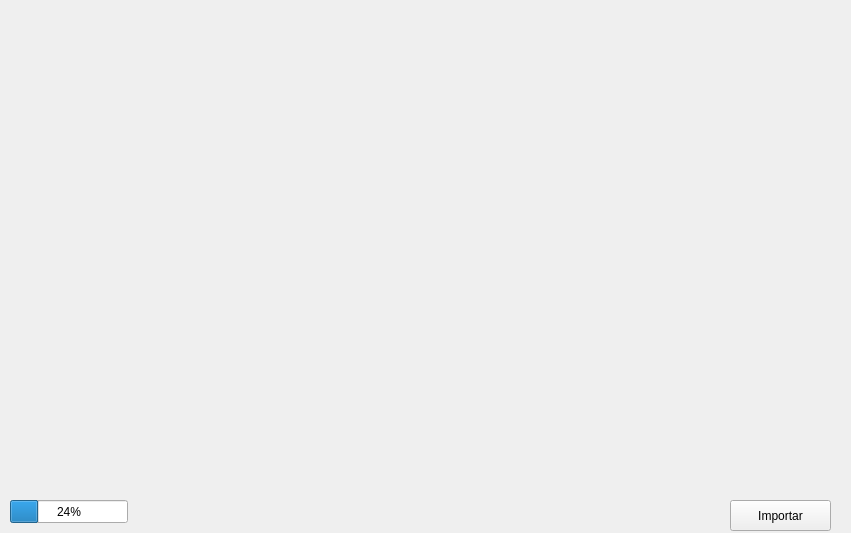
<?xml version="1.0" encoding="UTF-8"?>
<ui version="4.0">
 <class>MainWindow</class>
 <widget class="QMainWindow" name="MainWindow">
  <property name="geometry">
   <rect>
    <x>0</x>
    <y>0</y>
    <width>851</width>
    <height>533</height>
   </rect>
  </property>
  <property name="windowTitle">
   <string>Plotar Pico Máximo</string>
  </property>
  <widget class="QWidget" name="centralwidget">
   <widget class="QPushButton" name="bt_importar">
    <property name="geometry">
     <rect>
      <x>730</x>
      <y>500</y>
      <width>101</width>
      <height>31</height>
     </rect>
    </property>
    <property name="text">
     <string>Importar</string>
    </property>
   </widget>
   <widget class="PlotWidget" name="graphWidget" native="true">
    <property name="geometry">
     <rect>
      <x>19</x>
      <y>19</y>
      <width>801</width>
      <height>421</height>
     </rect>
    </property>
   </widget>
   <widget class="QWidget" name="verticalLayoutWidget">
    <property name="geometry">
     <rect>
      <x>30</x>
      <y>450</y>
      <width>160</width>
      <height>80</height>
     </rect>
    </property>
    <layout class="QVBoxLayout" name="verticalLayout">
     <item>
      <widget class="QLabel" name="label_max">
       <property name="font">
        <font>
         <family>Arial</family>
         <pointsize>12</pointsize>
         <weight>75</weight>
         <bold>true</bold>
        </font>
       </property>
       <property name="text">
        <string> </string>
       </property>
       <property name="textFormat">
        <enum>Qt::AutoText</enum>
       </property>
      </widget>
     </item>
     <item>
      <widget class="QLabel" name="label_min">
       <property name="font">
        <font>
         <family>Arial</family>
         <pointsize>12</pointsize>
         <weight>75</weight>
         <bold>true</bold>
        </font>
       </property>
       <property name="text">
        <string/>
       </property>
       <property name="textFormat">
        <enum>Qt::AutoText</enum>
       </property>
      </widget>
     </item>
    </layout>
   </widget>
   <widget class="QProgressBar" name="progressBar">
    <property name="geometry">
     <rect>
      <x>10</x>
      <y>500</y>
      <width>118</width>
      <height>23</height>
     </rect>
    </property>
    <property name="value">
     <number>24</number>
    </property>
   </widget>
  </widget>
 </widget>
 <customwidgets>
  <customwidget>
   <class>PlotWidget</class>
   <extends>QWidget</extends>
   <header>pyqtgraph</header>
   <container>1</container>
  </customwidget>
 </customwidgets>
 <resources/>
 <connections/>
</ui>
